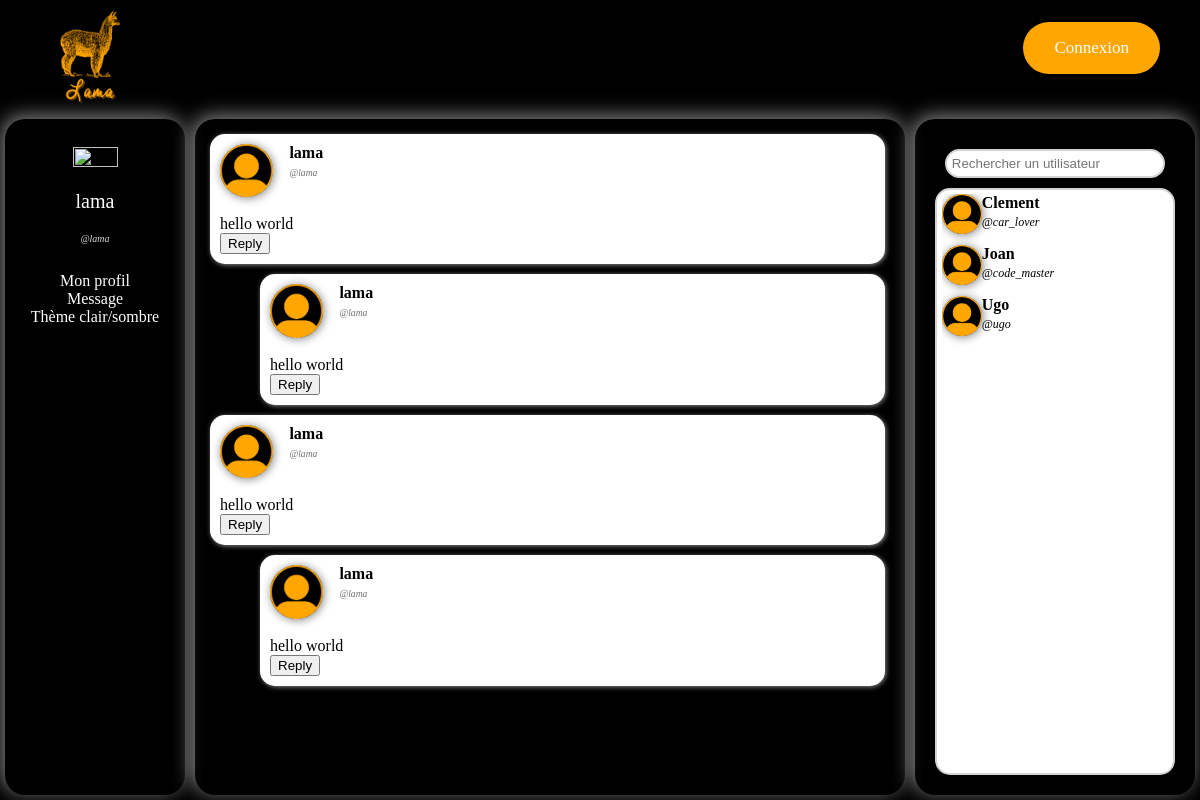
The app's page /html/site.php (signed in), older data.
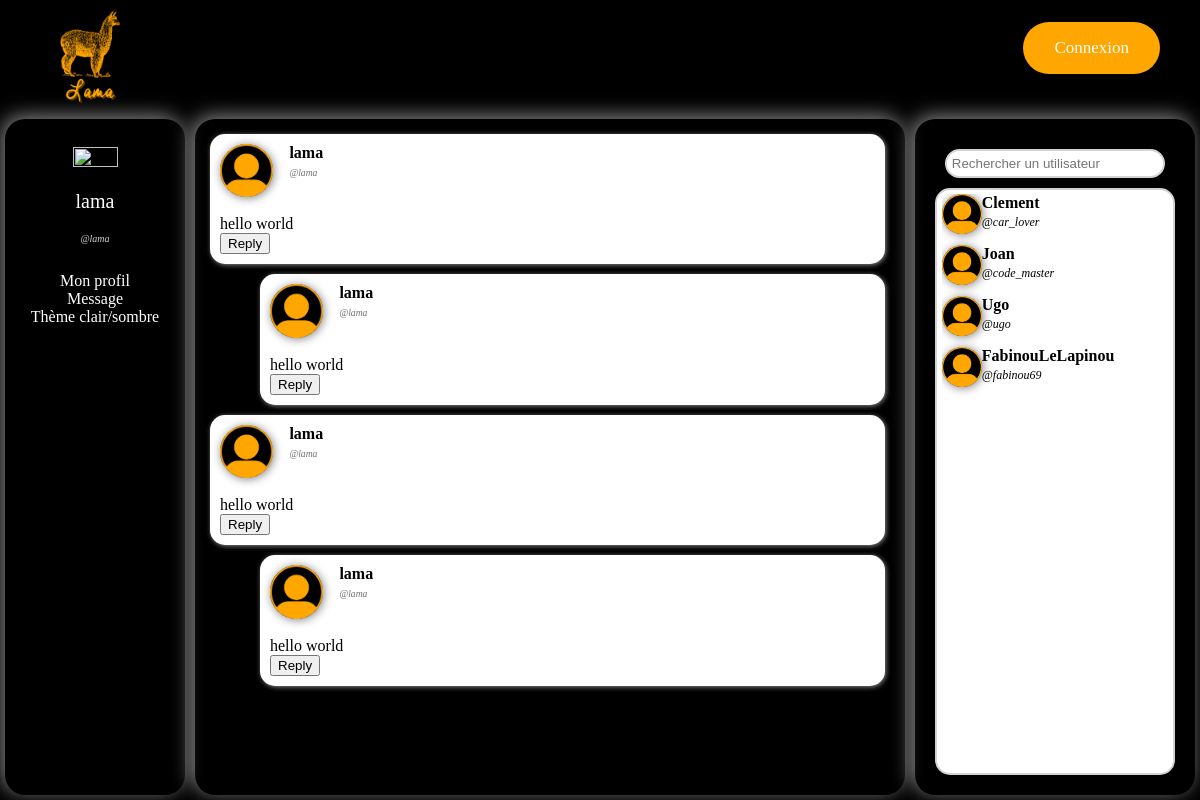
The same page, newer data.
### tables this page shows
CREATE TABLE Post (
  id INT PRIMARY KEY NOT NULL AUTO_INCREMENT,
  user_id varchar(50) NOT NULL,
  `date` DATE NOT NULL,
  message varchar(200),
  parent_id INT,
  FOREIGN KEY (user_id) REFERENCES User(user_id)
);

CREATE TABLE `User` (
  user_id varchar(50) PRIMARY KEY NOT NULL,
  name varchar(100) NOT NULL,
  email varchar(100) NOT NULL,
  password varchar(100) NOT NULL
);

CREATE TABLE Friends(
  user_id_1 varchar(50) NOT NULL,
  user_id_2 varchar(50) NOT NULL,
  PRIMARY KEY(user_id_1, user_id_2),
  FOREIGN KEY (user_id_1) REFERENCES User(user_id),
  FOREIGN KEY (user_id_2) REFERENCES User(user_id)
);

### html/site.php (the view, shortened to what this page needs)
<?php
function fetch_comment($result)
{
    global $mysqli;
    while ($row = $result->fetch_assoc()) {
        if(file_exists("'../img/user_profile_pictures/".$row["user_id"].".jpg")){
            $img=$row["user_id"];
        }
        else{
            $img="default";
        }
        printf("
        <div id='%d' class='post_block'>
            <div class='post_block_user_info'>
                <img src='../img/user_profile_pictures/%s.jpg'>
                <b>%s</b>
                <br>
                <i>@%s</i>
            </div>
            <div class='post_block_text'>
                %s
            </div>
            <button class='show_reply' onclick='toggle_reply(event)'>Reply</button>
            <div class='reply' style='display:none'>
                <textarea rows='5' placeholder='Reply...'  maxlength='200'></textarea>
                <button class='send' onclick='send(event)'>Send</button>
            </div>
        </div>",$row["id"],$img,htmlspecialchars($row["name"]),htmlspecialchars($row["user_id"]),htmlspecialchars($row["message"]));
        $comments = $mysqli->execute_query("SELECT Post.user_id,Post.date,Post.message,Post.id,User.name FROM Post NATURAL JOIN User WHERE parent_id = ?",[$row["id"]]);
        echo("<div class='indent'>");
        fetch_comment($comments);
        echo("</div>");
    }
}
?>
<!DOCTYPE html>
<html lang="fr">
<head>
    <link rel="stylesheet" href="../css/style.css">
    <?php
    if(file_exists("'../img/user_profile_pictures/".$_SESSION["user_id"].".jpg")){
        $img=$_SESSION["user_id"];
    }
    else{
        $img="default";
    }
    printf("<div style='display:none'>
    <p id='user_id'>%s</p>
    <p id='name'>%s</p>
    <p id='email'>%s</p>
    <p id='img'>%s</p></div>",$_SESSION["user_id"],$_SESSION["name"],$_SESSION["email"],$img);
    ?>
</head>
<body>
    <?php include("header.php"); ?>
    <div id="div_main">
        <div id="div_profile" class="panel">
            <div id="user_info"><br>
                <?php
                     printf("
                        <img id='user_pic' src='../img/user_profile_pictures/%s.jpg'>
                        <p id='user_name'>%s</p>
                        <p id='user_id'>@%s</p><br>", $_SESSION["user_id"], $_SESSION["name"], $_SESSION["user_id"]);
                ?>
            </div>
            <div id="profile_links">
                <a href="#">Mon profil</a><br>
                <a href="#">Message</a><br>
                <a href="#" onclick="change_theme();">Thème clair/sombre</a><br>
            </div>
        </div>
        <div id="div_feed" class="panel">
            <div id="postlist">
                <?php
                $mysqli = new mysqli("localhost", "lama", "lama_admin", "lama");
                $result = $mysqli->query("SELECT Post.user_id,Post.date,Post.message,Post.id,User.name FROM Post NATURAL JOIN User WHERE parent_id IS NULL");
                fetch_comment($result);
                ?>
            </div>
        </div>
        <div id="div_friendlist" class="panel">
            <input type="text" id="search_bar" placeholder="Rechercher un utilisateur"></input>
            <div id="friendlist">
                <div id="friends">
                    <?php
                    $result = $mysqli->execute_query("SELECT Friends.user_id_2, User.name from Friends INNER JOIN User ON Friends.user_id_2 = User.user_id WHERE Friends.user_id_1 = ?",[$_SESSION["user_id"]]);
                    foreach($result as $row){
                        if(file_exists("'../img/user_profile_pictures/".$row["user_id_2"].".jpg")){
                            $img=$row["user_id_2"];
                        }
                        else{
                            $img="default";
                        }
                        printf("<div class='friend_block'>
                        <img src='../img/user_profile_pictures/%s.jpg'>
                        <div>
                            <b>%s</b>
                            <br>
                            <i>@%s</i>
                        </div>
                    </div>", $img, $row["name"], $row["user_id_2"]);
                    }
                    $result = $mysqli->execute_query("SELECT Friends.user_id_1, User.name from Friends INNER JOIN User ON Friends.user_id_1 = User.user_id WHERE Friends.user_id_2 = ?",[$_SESSION["user_id"]]);
                    foreach($result as $row){
                        if(file_exists("'../img/user_profile_pictures/".$row["user_id_1"].".jpg")){
                            $img=$row["user_id_1"];
                        }
                        else{
                            $img="default";
                        }
                        printf("<div class='friend_block'>
                        <img src='../img/user_profile_pictures/%s.jpg'>
                        <div>
                            <b>%s</b>
                            <br>
                            <i>@%s</i>
                        </div>
                    </div>", $img, $row["name"], $row["user_id_1"]);
                    }
                    ?>
                </div>
            </div>
        </div>
    </div>
</body>
</html>

### html/header.php (shortened to what this page needs)
<link rel="stylesheet" href="../css/header.css">
<header>
    <img id="lama_logo" src="../img/lama_logo.png">
    <a href="/login.php" id="connexion_button">Connexion</a>
</header>

### css/style.css (style rules this page uses)
:root { --lama_orange:#ffa600; --police_font:#ffffff; --user_id_font:#d3d3d3; --main_divs_shadow:#b9b9b9bb; --bg_color:#000000; }
html, body { height: 100%; }
body { background-color: var(--bg_color); margin: 0px; display: flex; flex-direction: column; }
#div_main { height: 200px; flex: 2; display: flex; }
.panel { border-radius: 20px; box-shadow: var(--main_divs_shadow) -3px -3px 20px; margin:5px; }
#div_profile { width: 15%; text-align: center; }
#user_pic { width: 50%; height: 50%; margin: auto; margin: 10px; border-radius: 10%; }
#user_name { font-style: bold; font-size: 20px; margin-top: 5%; color: var(--police_font); }
#user_id { font-style: italic; color: var(--user_id_font); font-size: 10px; }
#profile_links>a { color: var(--police_font); text-decoration: none; }
#div_feed { flex: 2; padding: 10px; }
#postlist { height: 100%; overflow-y: scroll; padding: 5px; padding-right: 10px; border-radius: 10px; }
.post_block { background-color: white; box-shadow: var(--main_divs_shadow) 1px 1px 5px; border-radius: 15px; margin-bottom: 10px; padding: 10px; text-align: justify; color:black; }
.post_block_user_info>img { width: 10%; height: 10%; border-radius: 100%; box-shadow: grey 1px 1px 10px; margin-right: 3%; float: left; }
.post_block_user_info { display: inline-block; }
.post_block_user_info>i { font-size: 60%; color: rgb(114, 114, 114); max-height: 100%; }
.post_block_text { white-space: pre-line; width: 100%; word-wrap: anywhere; }
.indent { margin-left: 50px; }
#div_friendlist { width: 20%; display: flex; flex-direction: column; text-align: center; padding: 20px; }
#search_bar { margin: 10px; background-color: #ffffff; border: 2px solid lightgray; border-radius: 15px; padding: 2%; }
#friendlist { flex:2; height: 100px; background-color: #ffffff; border: 2px solid lightgray; border-radius: 15px; padding: 2%; width: auto; text-align: left; }
#friends { overflow-y: scroll; height: 100%; }
.friend_block { margin-bottom: 15px; }
#friendlist img { width: 40px; height: 40px; float: left; border-radius: 100%; box-shadow: grey 1px 1px 10px; }
#friendlist i { font-size: 12px; }
* { scrollbar-width: auto; scrollbar-color: var(--lama_orange) transparent; }

### css/header.css (style rules this page uses)
#lama_logo { margin-left: 40px; margin-top: 10px; width: 100px; height: 100px; }
#connexion_button { background-color: var(--lama_orange); border-radius:28px; cursor:pointer; color:white; font-size:17px; padding:16px 31px; text-decoration:none; margin-top: 1.8%; margin-right: 40px; float: right; }

Row changes from the older to the newer data that the page shows:
added friends: user_id_1.name "FabinouLeLapinou", user_id_1 "fabinou69"
